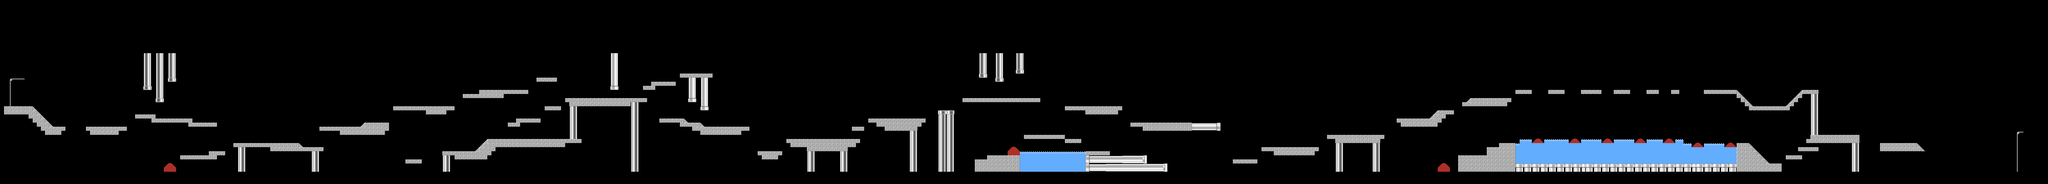

A level layout from a 2D game, rendered from its tile map. Below: a short description, then the map file with tile-grid data replaced by summaries:
An orthogonal 500x45 tile map with 16x16 px tiles, 1 tile layer (graphics) and 125 objects.

<map version="1.0" tiledversion="1.0.1" orientation="orthogonal" renderorder="right-down" width="500" height="45" tilewidth="16" tileheight="16" nextobjectid="260">
 <tileset firstgid="1" source="testmap.tsx" />
 <imagelayer name="Afbeelding Laag 1" offsetx="-3" offsety="0.5">
  <image source="largebg.png" width="16000" height="720" />
 </imagelayer>
 <layer name="graphics" width="500" height="45">
  <data>[22500 cells, 1954 non-empty, 26 distinct tile ids]</data>
 </layer>
 <objectgroup name="ground">
  <object id="108" x="0" y="206" width="14" height="472" />
  <object id="110" x="15" y="417" width="111" height="18" />
  <object id="111" x="205" y="496" width="49" height="15" />
  <object id="112" x="334" y="497" width="160" height="14" />
  <object id="113" x="530" y="448" width="77" height="18" />
  <object id="114" x="607" y="467" width="145" height="13" />
  <object id="115" x="751" y="480" width="97" height="15" />
  <object id="116" x="914" y="560" width="252" height="15" />
  <object id="117" x="1167" y="578" width="95" height="14" />
  <object id="118" x="1247" y="498" width="160" height="13" />
  <object id="119" x="1424" y="479" width="95" height="18" />
  <object id="120" x="1537" y="416" width="237" height="18" />
  <object id="121" x="16" y="669" width="1324" height="14" />
  <object id="122" x="1342" y="670" width="1266" height="13" />
  <object id="123" x="2611" y="669" width="1297" height="14" />
  <object id="124" x="3907" y="671" width="1258" height="13" />
  <object id="125" x="5164" y="669" width="1314" height="17" />
  <object id="126" x="6480" y="669" width="1157" height="17" />
  <object id="127" x="7640" y="670" width="364" height="16" />
  <object id="128" x="-3" y="191" width="1362" height="17" />
  <object id="130" x="2667" y="193" width="1323" height="18" />
  <object id="131" x="3987" y="192" width="1327" height="20" />
  <object id="132" x="5316" y="193" width="1270" height="16" />
  <object id="133" x="6585" y="190" width="1292" height="19" />
  <object id="134" x="7868" y="190" width="146" height="20" />
  <object id="135" x="7985" y="204" width="18" height="481" />
  <object id="136" x="703" y="605" width="116" height="19" />
  <object id="137" x="816" y="592" width="64" height="15" />
  <object id="138" x="564" y="208" width="9" height="147" />
  <object id="139" x="559" y="335" width="32" height="17" />
  <object id="140" x="612" y="208" width="13" height="188" />
  <object id="141" x="609" y="386" width="33" height="13" />
  <object id="142" x="659" y="212" width="13" height="108" />
  <object id="143" x="654" y="302" width="32" height="19" />
  <object id="144" x="1585" y="624" width="64" height="15" />
  <object id="145" x="1729" y="592" width="126" height="15" />
  <object id="146" x="1903" y="542" width="367" height="15" />
  <object id="147" x="1808" y="366" width="63" height="16" />
  <object id="149" x="2208" y="383" width="318" height="13" />
  <object id="150" x="2388" y="208" width="11" height="144" />
  <object id="151" x="2383" y="339" width="36" height="13" />
  <object id="152" x="2511" y="336" width="48" height="14" />
  <object id="153" x="2545" y="318" width="93" height="19" />
  <object id="154" x="2654" y="290" width="133" height="13" />
  <object id="155" x="2689" y="302" width="13" height="96" />
  <object id="156" x="2738" y="301" width="11" height="128" />
  <object id="157" x="2023" y="208" height="1" />
  <object id="159" x="1356" y="189" width="1313" height="21" />
  <object id="160" x="2578" y="466" width="94" height="16" />
  <object id="161" x="2691" y="480" width="44" height="19" />
  <object id="162" x="2753" y="498" width="174" height="14" />
  <object id="164" x="2960" y="593" width="97" height="14" />
  <object id="165" x="3073" y="546" width="286" height="10" />
  <object id="166" x="3327" y="495" width="46" height="18" />
  <object id="167" x="3394" y="466" width="222" height="14" />
  <object id="168" x="3668" y="433" width="59" height="18" />
  <object id="169" x="3759" y="381" width="302" height="18" />
  <object id="170" x="4158" y="418" width="224" height="13" />
  <object id="171" x="4002" y="530" width="156" height="13" />
  <object id="172" x="4162" y="546" width="61" height="16" />
  <object id="173" x="4240" y="588" width="94" height="19" />
  <object id="174" x="3855" y="607" width="127" height="17" />
  <object id="175" x="3809" y="623" width="44" height="17" />
  <object id="176" x="4416" y="479" width="241" height="13" />
  <object id="177" x="4655" y="482" width="111" height="12" />
  <object id="178" x="4816" y="624" width="93" height="15" />
  <object id="179" x="4930" y="577" width="218" height="13" />
  <object id="180" x="5185" y="524" width="222" height="21" />
  <object id="181" x="5451" y="462" width="137" height="17" />
  <object id="182" x="5620" y="429" width="60" height="20" />
  <object id="183" x="5712" y="402" width="20" height="13" />
  <object id="184" x="5751" y="385" width="148" height="15" />
  <object id="186" x="5697" y="606" width="113" height="15" />
  <object id="187" x="5811" y="575" width="49" height="17" />
  <object id="188" x="5858" y="557" width="59" height="14" />
  <object id="191" x="6847" y="416" width="146" height="15" />
  <object id="192" x="7039" y="353" width="65" height="12" />
  <object id="193" x="6787" y="559" width="46" height="15" />
  <object id="194" x="6913" y="639" width="48" height="13" />
  <object id="195" x="7075" y="528" width="187" height="13" />
  <object id="196" x="7345" y="558" width="142" height="13" />
  <object id="197" x="7248" y="540" width="12" height="19" />
  <object id="198" x="7346" y="571" width="13" height="19" />
  <object id="212" x="1872" y="351" width="189" height="15" />
  <object id="213" x="2095" y="305" width="78" height="14" />
  <object id="228" x="5917" y="609" width="705" height="11" />
  <object id="229" x="6624" y="604" width="162" height="21" />
  <object id="230" x="3982" y="627" width="258" height="14" />
  <object id="231" x="5922" y="583" width="50" height="24" />
  <object id="232" x="4338" y="613" width="139" height="12" />
  <object id="233" x="4481" y="642" width="77" height="18" />
  <object id="247" x="1986" y="483" width="42" height="11" />
  <object id="248" x="2017" y="465" width="94" height="15" />
  <object id="249" x="2129" y="414" width="64" height="16" />
  <object id="251" x="5921" y="353" width="63" height="13" />
  <object id="252" x="6047" y="351" width="67" height="16" />
  <object id="253" x="6176" y="354" width="78" height="14" />
  <object id="254" x="6302" y="348" width="65" height="19" />
  <object id="255" x="6432" y="354" width="48" height="14" />
  <object id="256" x="6530" y="351" width="31" height="15" />
  <object id="257" x="6657" y="350" width="129" height="18" />
  <object id="258" x="6973" y="609" width="67" height="17" />
  <object id="259" x="7028" y="579" width="76" height="16" />
 </objectgroup>
 <objectgroup name="polygon">
  <object id="200" x="1167" y="560">
   <polygon points="0,0 13,15 -1,18" />
  </object>
  <object id="201" x="1424" y="482">
   <polygon points="0,0 -16,16 -2,14" />
  </object>
  <object id="202" x="1854" y="591">
   <polygon points="0,0 49,-50 47,-2" />
  </object>
  <object id="203" x="2675" y="465">
   <polygon points="0,0 16,18 -5,18" />
  </object>
  <object id="204" x="2738" y="482">
   <polygon points="0,0 16,16 -2,16" />
  </object>
  <object id="205" x="5586" y="462">
   <polygon points="0,0 35,-33 37,-1" />
  </object>
  <object id="206" x="5728" y="400">
   <polygon points="0,0 22,-20 22,-3" />
  </object>
  <object id="207" x="6785" y="351">
   <polygon points="0,0 59,63 48,64" />
  </object>
  </objectgroup>
 <objectgroup name="bounceblocks">
  <!-- 10 objects omitted --></objectgroup>
 <objectgroup name="Objectlaag 4" />
</map>
<!-- 14 of 125 objects omitted -->
